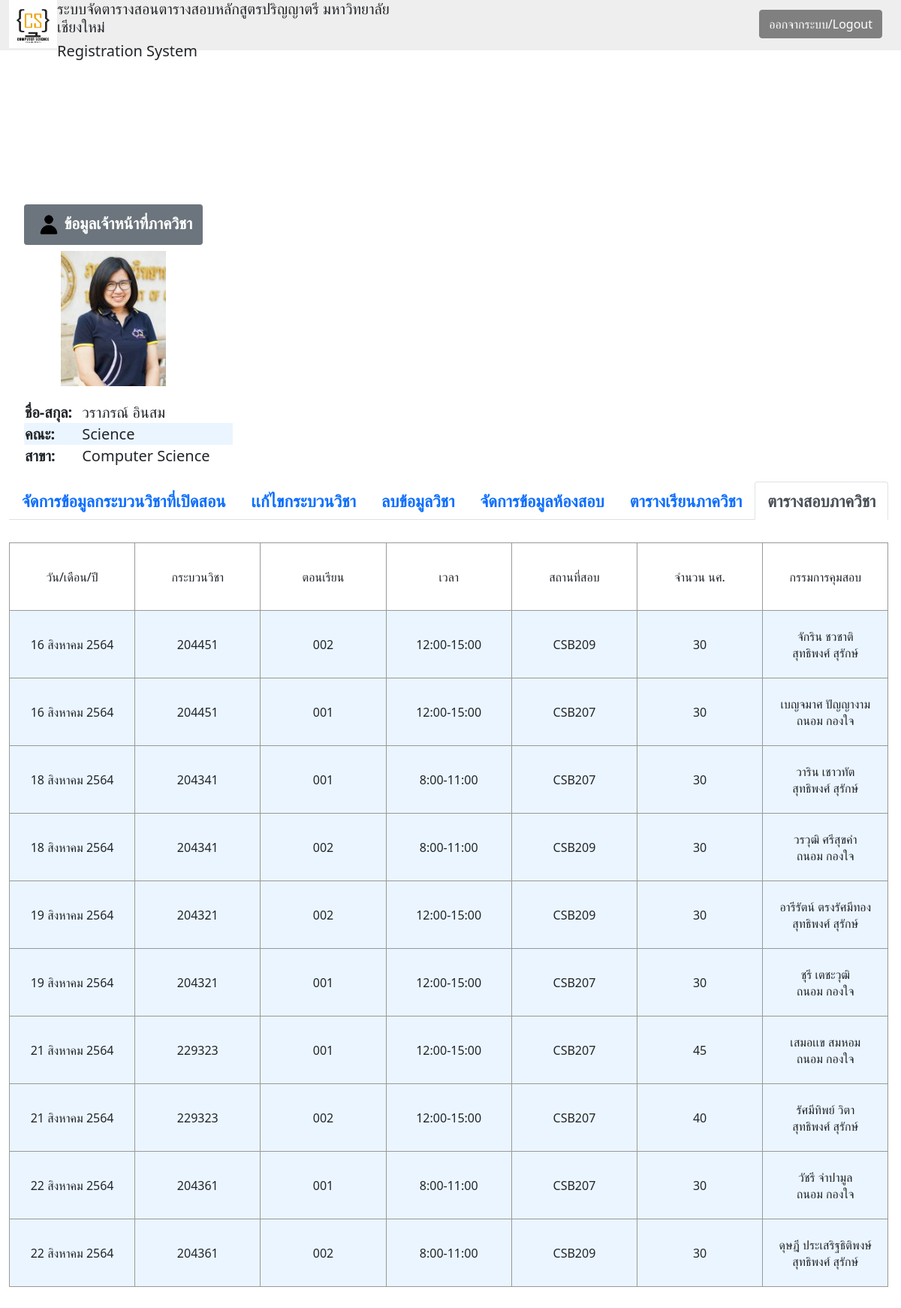
The app's page /RegWeb/DeptExamAdmin.php (signed in) with its own data.
### tables this page shows
CREATE TABLE `faculty` (
  `fac_ID` varchar(2) NOT NULL,
  `fac_name` varchar(30) NOT NULL
);

CREATE TABLE `department` (
  `dept_ID` varchar(3) NOT NULL,
  `dept_name` varchar(30) NOT NULL,
  `fac_ID` varchar(2) NOT NULL
);

CREATE TABLE `schduling_exam` (
  `course_ID` varchar(6) NOT NULL,
  `ex_capacity` int(3) DEFAULT NULL,
  `ex_date` int(2) NOT NULL,
  `ex_room` varchar(8) NOT NULL,
  `t_ID1` varchar(30) NOT NULL,
  `t_ID2` varchar(30) DEFAULT NULL,
  `comp_examschdule` varchar(30) NOT NULL,
  `comp_examroom` varchar(40) NOT NULL
);

CREATE TABLE `exam_time` (
  `exam_start` varchar(5) DEFAULT NULL,
  `exam_finish` varchar(5) DEFAULT NULL,
  `comp_exam` int(2) NOT NULL,
  `ex_date` varchar(30) NOT NULL,
  `status` varchar(7) NOT NULL,
  `exam_sem` varchar(1) NOT NULL,
  `exam_year` varchar(2) NOT NULL
);

CREATE TABLE `course` (
  `course_ID` varchar(6) NOT NULL,
  `coursename` varchar(40) NOT NULL,
  `lec_credit` int(1) NOT NULL,
  `lab_credit` int(1) DEFAULT NULL,
  `db_ID` varchar(3) NOT NULL
);

CREATE TABLE `schduling_lec` (
  `course_lecID` varchar(6) NOT NULL,
  `capacity` int(3) NOT NULL,
  `date` int(3) NOT NULL,
  `section` varchar(3) NOT NULL,
  `semester` varchar(1) NOT NULL,
  `year` varchar(3) NOT NULL,
  `comp_schduling` varchar(13) NOT NULL,
  `lab_room` varchar(8) DEFAULT NULL,
  `lec_room` varchar(8) NOT NULL
);

### RegWeb/DeptExamAdmin.php (the view, shortened to what this page needs)
<?php include 'connect.php'; ?>
<?php
$username = $_SESSION['username_admin'];
$admin_info = "SELECT * FROM admin,department,faculty where ad_email = '$username' AND admin.dept_ID = department.dept_ID AND department.fac_ID = faculty.fac_ID";
$rlt = mysqli_query($connect,$admin_info);
?>
<html>
<link href="https://cdn.jsdelivr.net/npm/bootstrap@5.1.0/dist/css/bootstrap.min.css" rel="stylesheet">
<head></head>
<div class="container-fluid" style = "background-color: #eee; height:67px;">
    <div class="row">
        <div class="col-sm">
            <img src = "picture/logo.png" width = "64" height = "64" style = "float: left;">
            <div style = "margin:"><h5>ระบบจัดตารางสอนตารางสอบหลักสูตรปริญญาตรี มหาวิทยาลัยเชียงใหม่</h5>
            <h5>Registration System</h5></div>
        </div>
        <div class="col-sm" style = "text-align: right; margin: 13px">
            <a style ="background-color:grey; border-color:grey;" href="http://127.0.0.1/RegWeb/Logout.php" class="btn btn-primary" tabindex="-1" role="button" aria-disabled="true">ออกจากระบบ/Logout</a>
        </div>
    </div>
</div>
<body>
    <div class="container-fluid">
        <div class="row" style = "top: 15%; position: absolute;">
            <div class="col-md-auto" style =  " text-align: center;">
                <h3><span class="badge bg-secondary"><img src="picture/user_icon.png" width = "30" height = "30" style = "margin: 5px; ">ข้อมูลเจ้าหน้าที่ภาควิชา</span><h3>
                <img src=<?="picture/",$username,'.jpg'?> width = "140" height = "180">
                <table style = "text-align: left; margin: 20; font-size:20px;">
                <?php foreach($rlt as $data){ ?>
                <tr>
                    <td><strong>ชื่อ-สกุล: </strong></td>
                    <td><?=$data['ad_fname'],' ',$data['ad_lname']?></td>
                </tr>
                <tr>
                    <td><strong>คณะ: </strong></td>
                    <td><?=$data['fac_name']?></td>
                </tr>
                <tr>
                    <td><strong>สาขา: </strong></td>
                    <td><?=$data['dept_name']?></td>
                </tr>
                <?php } ?>
                </table>
            </div>
            <div class="col-md-auto" style =  "text-align: left;">
                <ul class="nav nav-tabs" style="font-size:22px; font-weight:bold;">
                    <li class="nav-item">
                        <a class="nav-link" href="http://127.0.0.1/RegWeb/AdminInfo.php">จัดการข้อมูลกระบวนวิชาที่เปิดสอน</a>
                    </li>
                    <li class="nav-item">
                        <a class="nav-link" href="http://127.0.0.1/RegWeb/ModifyCourseAdmin.php">เเก้ไขกระบวนวิชา</a>
                    </li>
                    <li class="nav-item">
                        <a class="nav-link" href="http://127.0.0.1/RegWeb/DeleteCourseAdmin.php">ลบข้อมูลวิชา</a>
                    </li>
                    <li class="nav-item">
                        <a class="nav-link" href="http://127.0.0.1/RegWeb/ModifyExamRoom.php">จัดการข้อมูลห้องสอบ</a>
                    </li>
                    <li class="nav-item">
                        <a class="nav-link" href="http://127.0.0.1/RegWeb/DeptTeachAdmin.php">ตารางเรียนภาควิชา</a>
                    </li>
                    <li class="nav-item">
                        <a class="nav-link active" href="http://127.0.0.1/RegWeb/DeptExamAdmin.php">ตารางสอบภาควิชา</a>
                    </li>
                </ul>
                <table class = "mix" style = "margin-top: 30; text-align: center; margin-bottom: 100;">
                <tr>
                    <td>วัน/เดือน/ปี</td>
                    <td>กระบวนวิชา</td>
                    <td>ตอนเรียน</td>
                    <td>เวลา</td>
                    <td>สถานที่สอบ</td>
                    <td>จำนวน นศ.</td>
                    <td>กรรมการคุมสอบ</td>
                </tr>
                <tr>
                    <?php
                        $d_exam = "SELECT *
                        FROM schduling_exam
                        INNER JOIN course
                        ON schduling_exam.course_ID = course.course_ID
                        INNER JOIN exam_time
                        ON schduling_exam.ex_date = exam_time.comp_exam
                        INNER JOIN admin
                        ON course.db_ID = admin.dept_ID
                        INNER JOIN schduling_lec
                        ON schduling_exam.comp_examschdule = schduling_lec.comp_schduling
                        WHERE admin.ad_email = '$username'
                        ORDER BY schduling_exam.ex_date";
                        $dept_c = mysqli_query($connect,$d_exam);
                    ?>
                    <?php foreach($dept_c as $dept_c){ ?>
                        <td><?=$dept_c['ex_date']?></td>
                        <td><?=$dept_c['course_ID']?></td>
                        <td><?=$dept_c['section']?></td>
                        <td><?=$dept_c['exam_start'],'-',$dept_c['exam_finish']?></td>
                        <td><?=$dept_c['ex_room']?></td>
                        <td><?=$dept_c['ex_capacity']?></td>
                        <td><?=$dept_c['t_ID1']?><br><?=$dept_c['t_ID2']?></td>
                    <?php } ?>
                </tr>
                </table>
            </div>
        </div>
    </div>
</body>
</html>

### RegWeb/DeptExamAdmin.php (style rules this page uses)
table { border-collapse: collapse; width: 100%; }
tr:nth-child(even) { background-color: #EBF5FF; }
.mix, .mix td { border: 1px solid #999; }
.mix td { height: 90px; width: 150px; }

### records on screen
schduling_exam: ex_date.ex_date "16 สิงหาคม 2564", course_ID.course_ID "204451", comp_examschdule.section "002", ex_date.exam_start "12:00", ex_date.exam_finish "15:00", ex_room "CSB209", ex_capacity "30", t_ID1 "จักริน ชวชาติ", t_ID2 "สุทธิพงศ์ สุรักษ์"
schduling_exam: ex_date.ex_date "16 สิงหาคม 2564", course_ID.course_ID "204451", comp_examschdule.section "001", ex_date.exam_start "12:00", ex_date.exam_finish "15:00", ex_room "CSB207", ex_capacity "30", t_ID1 "เบญจมาศ ปัญญางาม", t_ID2 "ถนอม กองใจ"
schduling_exam: ex_date.ex_date "18 สิงหาคม 2564", course_ID.course_ID "204341", comp_examschdule.section "001", ex_date.exam_start "8:00", ex_date.exam_finish "11:00", ex_room "CSB207", ex_capacity "30", t_ID1 "วาริน เชาวทัต", t_ID2 "สุทธิพงศ์ สุรักษ์"
schduling_exam: ex_date.ex_date "18 สิงหาคม 2564", course_ID.course_ID "204341", comp_examschdule.section "002", ex_date.exam_start "8:00", ex_date.exam_finish "11:00", ex_room "CSB209", ex_capacity "30", t_ID1 "วรวุฒิ ศรีสุขคำ", t_ID2 "ถนอม กองใจ"
schduling_exam: ex_date.ex_date "19 สิงหาคม 2564", course_ID.course_ID "204321", comp_examschdule.section "002", ex_date.exam_start "12:00", ex_date.exam_finish "15:00", ex_room "CSB209", ex_capacity "30", t_ID1 "อารีรัตน์ ตรงรัศมีทอง", t_ID2 "สุทธิพงศ์ สุรักษ์"
schduling_exam: ex_date.ex_date "19 สิงหาคม 2564", course_ID.course_ID "204321", comp_examschdule.section "001", ex_date.exam_start "12:00", ex_date.exam_finish "15:00", ex_room "CSB207", ex_capacity "30", t_ID1 "ชุรี เตชะวุฒิ", t_ID2 "ถนอม กองใจ"
schduling_exam: ex_date.ex_date "21 สิงหาคม 2564", course_ID.course_ID "229323", comp_examschdule.section "001", ex_date.exam_start "12:00", ex_date.exam_finish "15:00", ex_room "CSB207", ex_capacity "45", t_ID1 "เสมอเเข สมหอม", t_ID2 "ถนอม กองใจ"
schduling_exam: ex_date.ex_date "21 สิงหาคม 2564", course_ID.course_ID "229323", comp_examschdule.section "002", ex_date.exam_start "12:00", ex_date.exam_finish "15:00", ex_room "CSB207", ex_capacity "40", t_ID1 "รัศมีทิพย์ วิตา", t_ID2 "สุทธิพงศ์ สุรักษ์"
schduling_exam: ex_date.ex_date "22 สิงหาคม 2564", course_ID.course_ID "204361", comp_examschdule.section "001", ex_date.exam_start "8:00", ex_date.exam_finish "11:00", ex_room "CSB207", ex_capacity "30", t_ID1 "วัชรี จำปามูล", t_ID2 "ถนอม กองใจ"
schduling_exam: ex_date.ex_date "22 สิงหาคม 2564", course_ID.course_ID "204361", comp_examschdule.section "002", ex_date.exam_start "8:00", ex_date.exam_finish "11:00", ex_room "CSB209", ex_capacity "30", t_ID1 "ดุษฎี ประเสริฐธิติพงษ์", t_ID2 "สุทธิพงศ์ สุรักษ์"

### other values on screen
$data['ad_fname'] "วราภรณ์"
$data['ad_lname'] "อินสม"
$data['fac_name'] "Science"
$data['dept_name'] "Computer Science"
